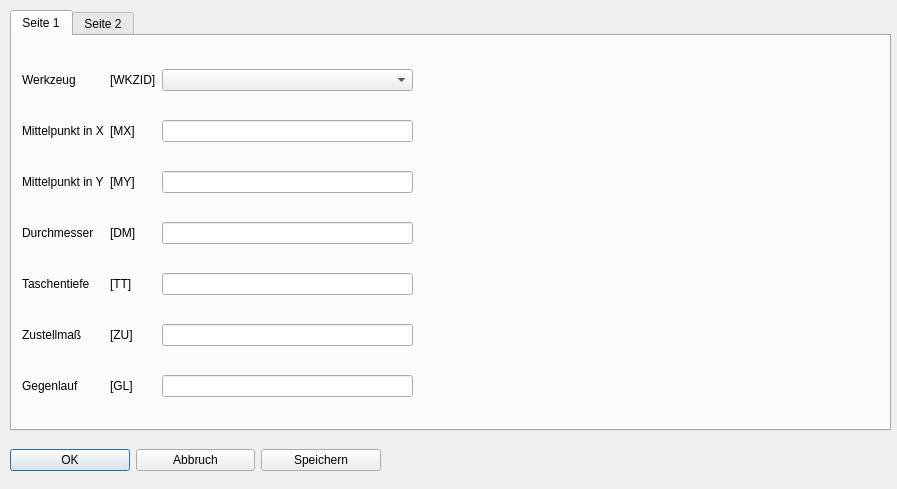
<?xml version="1.0" encoding="UTF-8"?>
<ui version="4.0">
 <class>Dialog_kta</class>
 <widget class="QDialog" name="Dialog_kta">
  <property name="geometry">
   <rect>
    <x>0</x>
    <y>0</y>
    <width>897</width>
    <height>489</height>
   </rect>
  </property>
  <property name="windowTitle">
   <string>Kreistasche</string>
  </property>
  <property name="modal">
   <bool>true</bool>
  </property>
  <widget class="QTabWidget" name="tabWidget">
   <property name="geometry">
    <rect>
     <x>10</x>
     <y>10</y>
     <width>881</width>
     <height>421</height>
    </rect>
   </property>
   <property name="currentIndex">
    <number>0</number>
   </property>
   <widget class="QWidget" name="tab">
    <attribute name="title">
     <string>Seite 1</string>
    </attribute>
    <widget class="QWidget" name="layoutWidget">
     <property name="geometry">
      <rect>
       <x>10</x>
       <y>10</y>
       <width>391</width>
       <height>381</height>
      </rect>
     </property>
     <layout class="QGridLayout" name="gridLayout">
      <item row="6" column="2">
       <widget class="QLineEdit" name="lineEdit_gegenlauf"/>
      </item>
      <item row="1" column="0">
       <widget class="QLabel" name="label_3">
        <property name="text">
         <string>Mittelpunkt in X</string>
        </property>
       </widget>
      </item>
      <item row="4" column="0">
       <widget class="QLabel" name="label_6">
        <property name="text">
         <string>Taschentiefe</string>
        </property>
       </widget>
      </item>
      <item row="3" column="1">
       <widget class="QLabel" name="label_9">
        <property name="text">
         <string>[DM]</string>
        </property>
       </widget>
      </item>
      <item row="3" column="2">
       <widget class="QLineEdit" name="lineEdit_dm"/>
      </item>
      <item row="4" column="1">
       <widget class="QLabel" name="label_10">
        <property name="text">
         <string>[TT]</string>
        </property>
       </widget>
      </item>
      <item row="2" column="2">
       <widget class="QLineEdit" name="lineEdit_y"/>
      </item>
      <item row="5" column="0">
       <widget class="QLabel" name="label_16">
        <property name="text">
         <string>Zustellmaß</string>
        </property>
       </widget>
      </item>
      <item row="1" column="2">
       <widget class="QLineEdit" name="lineEdit_x"/>
      </item>
      <item row="5" column="2">
       <widget class="QLineEdit" name="lineEdit_zust"/>
      </item>
      <item row="0" column="1">
       <widget class="QLabel" name="label_2">
        <property name="text">
         <string>[WKZID]</string>
        </property>
       </widget>
      </item>
      <item row="2" column="0">
       <widget class="QLabel" name="label_4">
        <property name="text">
         <string>Mittelpunkt in Y</string>
        </property>
       </widget>
      </item>
      <item row="1" column="1">
       <widget class="QLabel" name="label_7">
        <property name="text">
         <string>[MX]</string>
        </property>
       </widget>
      </item>
      <item row="3" column="0">
       <widget class="QLabel" name="label_5">
        <property name="text">
         <string>Durchmesser</string>
        </property>
       </widget>
      </item>
      <item row="4" column="2">
       <widget class="QLineEdit" name="lineEdit_ti"/>
      </item>
      <item row="5" column="1">
       <widget class="QLabel" name="label_34">
        <property name="text">
         <string>[ZU]</string>
        </property>
       </widget>
      </item>
      <item row="0" column="2">
       <widget class="QComboBox" name="comboBox_wkz"/>
      </item>
      <item row="0" column="0">
       <widget class="QLabel" name="label">
        <property name="text">
         <string>Werkzeug</string>
        </property>
       </widget>
      </item>
      <item row="2" column="1">
       <widget class="QLabel" name="label_8">
        <property name="text">
         <string>[MY]</string>
        </property>
       </widget>
      </item>
      <item row="6" column="0">
       <widget class="QLabel" name="label_39">
        <property name="text">
         <string>Gegenlauf</string>
        </property>
       </widget>
      </item>
      <item row="6" column="1">
       <widget class="QLabel" name="label_42">
        <property name="text">
         <string>[GL]</string>
        </property>
       </widget>
      </item>
     </layout>
    </widget>
    <widget class="QLabel" name="label_bild">
     <property name="geometry">
      <rect>
       <x>410</x>
       <y>10</y>
       <width>461</width>
       <height>381</height>
      </rect>
     </property>
     <property name="text">
      <string/>
     </property>
    </widget>
   </widget>
   <widget class="QWidget" name="tab_2">
    <attribute name="title">
     <string>Seite 2</string>
    </attribute>
    <widget class="QWidget" name="layoutWidget_2">
     <property name="geometry">
      <rect>
       <x>11</x>
       <y>9</y>
       <width>391</width>
       <height>381</height>
      </rect>
     </property>
     <layout class="QGridLayout" name="gridLayout_2">
      <item row="5" column="2">
       <widget class="QLineEdit" name="lineEdit_bez"/>
      </item>
      <item row="3" column="0">
       <widget class="QLabel" name="label_24">
        <property name="text">
         <string>Drehzahl</string>
        </property>
       </widget>
      </item>
      <item row="1" column="2">
       <widget class="QLineEdit" name="lineEdit_einvo"/>
      </item>
      <item row="6" column="2">
       <widget class="QLineEdit" name="lineEdit_afb"/>
      </item>
      <item row="3" column="1">
       <widget class="QLabel" name="label_25">
        <property name="text">
         <string>[N]</string>
        </property>
       </widget>
      </item>
      <item row="1" column="0">
       <widget class="QLabel" name="label_12">
        <property name="text">
         <string>Eintauchvorschub</string>
        </property>
       </widget>
      </item>
      <item row="0" column="0">
       <widget class="QLabel" name="label_11">
        <property name="text">
         <string>Ausräumen</string>
        </property>
       </widget>
      </item>
      <item row="6" column="1">
       <widget class="QLabel" name="label_32">
        <property name="text">
         <string>[AFB]</string>
        </property>
       </widget>
      </item>
      <item row="1" column="1">
       <widget class="QLabel" name="label_23">
        <property name="text">
         <string>[VZ]</string>
        </property>
       </widget>
      </item>
      <item row="5" column="0">
       <widget class="QLabel" name="label_30">
        <property name="text">
         <string>Bezeichnung</string>
        </property>
       </widget>
      </item>
      <item row="5" column="1">
       <widget class="QLabel" name="label_31">
        <property name="text">
         <string>[BEZ]</string>
        </property>
       </widget>
      </item>
      <item row="0" column="2">
       <widget class="QLineEdit" name="lineEdit_ausr"/>
      </item>
      <item row="4" column="2">
       <widget class="QSpinBox" name="spinBox_plm">
        <property name="maximum">
         <number>3</number>
        </property>
       </widget>
      </item>
      <item row="2" column="0">
       <widget class="QLabel" name="label_26">
        <property name="text">
         <string>Nutvorschub</string>
        </property>
       </widget>
      </item>
      <item row="3" column="2">
       <widget class="QLineEdit" name="lineEdit_drehz"/>
      </item>
      <item row="2" column="1">
       <widget class="QLabel" name="label_27">
        <property name="text">
         <string>[VXY]</string>
        </property>
       </widget>
      </item>
      <item row="4" column="1">
       <widget class="QLabel" name="label_15">
        <property name="text">
         <string>[PLM]</string>
        </property>
       </widget>
      </item>
      <item row="4" column="0">
       <widget class="QLabel" name="label_14">
        <property name="text">
         <string>Punktlasermodi</string>
        </property>
       </widget>
      </item>
      <item row="0" column="1">
       <widget class="QLabel" name="label_13">
        <property name="text">
         <string>[AR]</string>
        </property>
       </widget>
      </item>
      <item row="6" column="0">
       <widget class="QLabel" name="label_33">
        <property name="text">
         <string>Ausführbedingung</string>
        </property>
       </widget>
      </item>
      <item row="2" column="2">
       <widget class="QLineEdit" name="lineEdit_vo"/>
      </item>
     </layout>
    </widget>
    <widget class="QLabel" name="label_bild_2">
     <property name="geometry">
      <rect>
       <x>410</x>
       <y>10</y>
       <width>461</width>
       <height>381</height>
      </rect>
     </property>
     <property name="text">
      <string/>
     </property>
    </widget>
   </widget>
  </widget>
  <widget class="QWidget" name="layoutWidget_3">
   <property name="geometry">
    <rect>
     <x>10</x>
     <y>440</y>
     <width>371</width>
     <height>41</height>
    </rect>
   </property>
   <layout class="QHBoxLayout" name="horizontalLayout">
    <item>
     <widget class="QPushButton" name="pushButton_ok">
      <property name="text">
       <string>OK</string>
      </property>
     </widget>
    </item>
    <item>
     <widget class="QPushButton" name="pushButton_esc">
      <property name="text">
       <string>Abbruch</string>
      </property>
     </widget>
    </item>
    <item>
     <widget class="QPushButton" name="pushButton_save">
      <property name="text">
       <string>Speichern</string>
      </property>
     </widget>
    </item>
   </layout>
  </widget>
 </widget>
 <tabstops>
  <tabstop>tabWidget</tabstop>
  <tabstop>comboBox_wkz</tabstop>
  <tabstop>lineEdit_x</tabstop>
  <tabstop>lineEdit_y</tabstop>
  <tabstop>lineEdit_dm</tabstop>
  <tabstop>lineEdit_ti</tabstop>
  <tabstop>lineEdit_zust</tabstop>
  <tabstop>lineEdit_gegenlauf</tabstop>
  <tabstop>pushButton_ok</tabstop>
  <tabstop>pushButton_esc</tabstop>
  <tabstop>pushButton_save</tabstop>
  <tabstop>lineEdit_ausr</tabstop>
  <tabstop>lineEdit_einvo</tabstop>
  <tabstop>lineEdit_vo</tabstop>
  <tabstop>lineEdit_drehz</tabstop>
  <tabstop>spinBox_plm</tabstop>
  <tabstop>lineEdit_bez</tabstop>
  <tabstop>lineEdit_afb</tabstop>
 </tabstops>
 <resources/>
 <connections/>
</ui>
